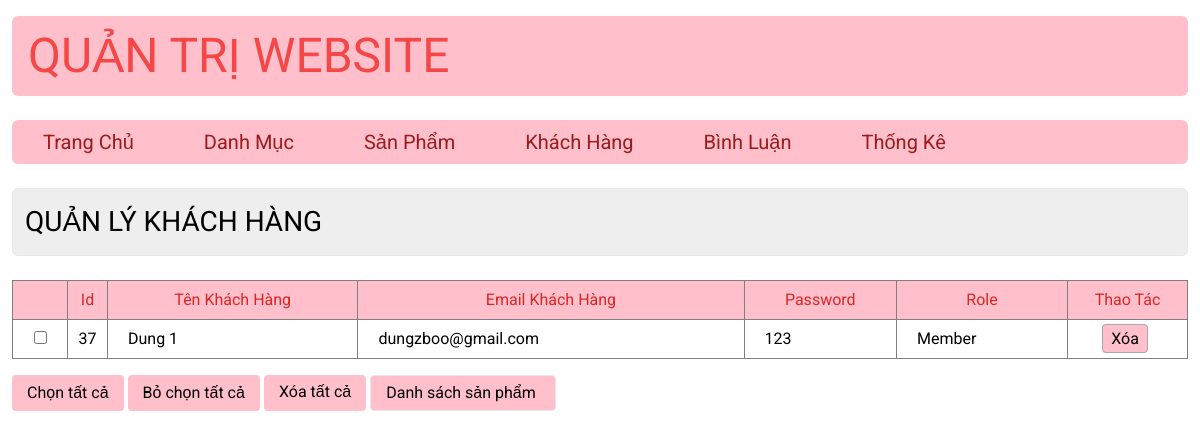
/admin/index_admin.php?act=customer, run on an earlier commit of the app's database.
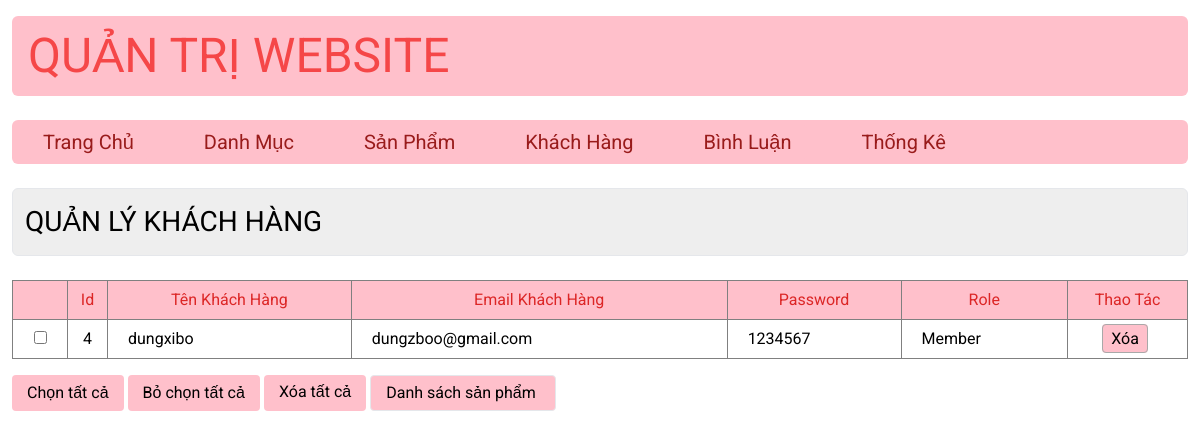
And on a later commit of the database.
### tables this page shows
CREATE TABLE `users` (
  `user_id` int(11) NOT NULL,
  `user_email` varchar(255) NOT NULL,
  `user_name` varchar(50) NOT NULL,
  `user_pass` varchar(50) NOT NULL,
  `user_repass` varchar(20) NOT NULL,
  `user_role` tinyint(4) NOT NULL DEFAULT 0
);

### model/model_user.php (called while the page is built, shortened)
<?php
    function getAllAccount() {
        $sql = "SELECT * FROM `users` WHERE 1";
        $accounts = getAll($sql);
        return $accounts;
    }
?>

### model/connect.php (called while the page is built, shortened)
<?php
    function connect($query){
        $connect = new PDO("mysql:host=localhost;dbname=du_an_mau2022;charset=utf8","root","");
        $stmt = $connect ->prepare($query);
        $stmt -> execute();
        return $stmt;
    }
    function getAll($query){
        $result = connect($query)->fetchAll();
        return $result;
    }
?>

### admin/accounts/list_acc.php (the view, shortened to what this page needs)
<?php
$condition = false;
?>
<p class="p-3 text-[28px] border bg-[#EEE] rounded-md">
    QUẢN LÝ KHÁCH HÀNG
</p>
<div class="list_cate mt-6 w-full">
    <table class="border w-full mx-auto ">
        <tr class="bg-[#FFC0CB] py-2 border text-center text-red-600">
            <td class="w-[55px] "></td>
            <td title="Id" class="w-[40px]">Id</td>
            <td title="Tên Khách Hàng" class="">Tên Khách Hàng</td>
            <td title="Email Khách Hàng" class="">Email Khách Hàng</td>
            <td title="Password" class="">Password</td>
            <td title="Role" class="">Role</td>
            <td title="Thao Tác" class="w-[120px]">Thao Tác</td>
        </tr>
        <?php
        foreach ($accounts as $account) {
        ?>
            <tr class="show ">
                <td class="text-center"><input type="checkbox" !checked></td>
                <td class="text-center"><?php echo $account['user_id'] ?></td>
                <td class="pl-[20px] hover:bg-[#FFEEEE]" title="<?php echo $account['user_name'] ?>"><?php echo $account['user_name'] ?></td>
                <td class="pl-[20px] hover:bg-[#FFEEEE]" title="<?php echo $account['user_email'] ?>"><?php echo $account['user_email'] ?></td>
                <td class="pl-[20px] hover:bg-[#FFEEEE]" title="<?php echo $account['user_pass'] ?>"><?php echo $account['user_pass'] ?></td>
                <td class="pl-[20px] hover:bg-[#FFEEEE]" title="<?php echo $account['user_role'] ?>"><?php echo $account['user_role'] == 1 ? "Admin" : "Member" ?></td>
                <td class="text-center">
                    <?php
                        if($account['user_role'] != 1) {
                    ?>
                    <a onclick="return confirm('Bạn có chắc chắn muốn xóa?')" href="index_admin.php?act=delete_account&user_id=<?php echo $account['user_id'] ?>">Xóa</a>
                    <?php
                        }
                    ?>
                </td>
            </tr>
        <?php
        }
        ?>
    </table>
    <div class="action w-full mx-auto mt-4 flex space-x-1">
        <input type="button" value="Chọn tất cả" onclick="checkAll()">
        <input type="button" value="Bỏ chọn tất cả" onclick="unCheck()">
        <a onclick="return confirm('Bạn có chắc chắn muốn xóa tất cả người dùng?')" href="index_admin.php?act=delete_all_account&condition=<?php echo $condition?>">Xóa tất cả</a>
        <input class=" border px-3 py-1 rounded-[4px] bg-[#FFC0CB] hover:font-[500]" type="button" onclick="location.href='index_admin.php?act=list_pro'" value="Danh sách sản phẩm ">
    </div>
</div>
<!DOCTYPE html>
<html lang="en">
<head>
    <script src="https://cdn.tailwindcss.com"></script>
</head>

What changed in the data, as far as the page shows it:
removed users: user_id "37", user_name "Dung 1", user_email "dungzboo@gmail.com", user_pass "123", user_role "Member"
added users: user_id "4", user_name "dungxibo", user_email "dungzboo@gmail.com", user_pass "1234567", user_role "Member"
